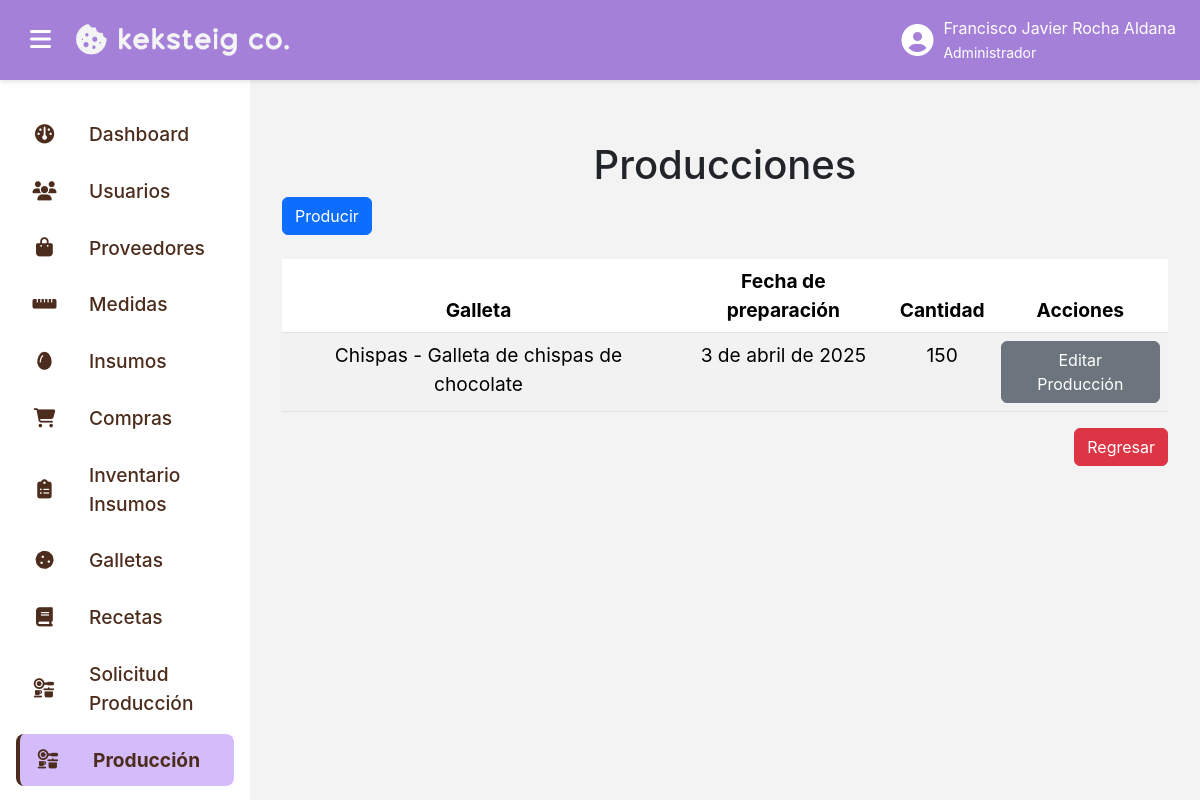
Page /producciones/lista_producciones/ (signed in) on the earlier database version.
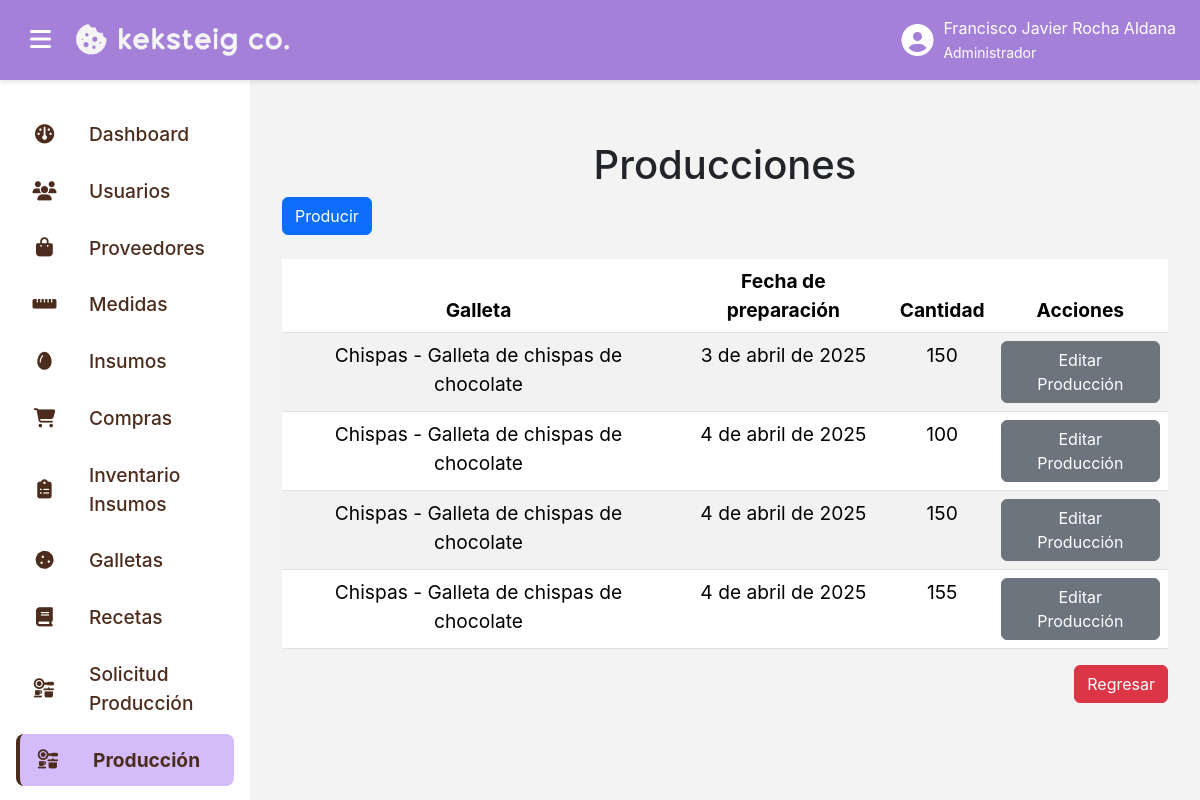
Same page on the later database version.
### producciones_app/models.py (models this page shows, shortened)
class Produccion(models.Model):
    cantidad = models.IntegerField(null=False)
    fecha_preparacion = models.DateTimeField(default=now)
    galleta = models.ForeignKey(Galleta, on_delete=models.CASCADE, null=False, blank=False)

### galletas_app/models.py (models this page shows)
class Galleta(models.Model):
    nombre = models.TextField(max_length=100)
    descripcion = models.TextField(max_length=1000)
    peso_individual = models.DecimalField(decimal_places=3, max_digits=10)
    imagen = models.ImageField(upload_to="Galletas/", null=False, blank=False)
    medida = models.ForeignKey(Medida, on_delete=models.CASCADE, null=False, blank=False)
    def __str__(self):
        return f"{self.nombre} - {self.descripcion}"

### producciones_app/views.py (the view, shortened to what this page needs)
# urls.py: path("lista_producciones/", login_required(ListaProduccionesView.as_view()), name="lista_producciones"),
class ListaProduccionesView(PermissionRequiredMixin, TemplateView):
    permission_required = ["producciones_app.view_Produccion"]
    login_url = "login"
    template_name = "lista_producciones.html"
    def get_context_data(self):
        lista = Produccion.objects.all()
        return {
            "lista": lista
        }

### producciones_app/templates/lista_producciones.html (shortened to what this page needs)
{% extends "base.html" %}
{% load static %}
{% block content %}
<div class="pantalla-completa">
    <div class="menu">
        <h1 class="text-center">
            Producciones
        </h1>
        <a class="btn btn-primary" href="{% url "crear_producciones" 0 %}">
            Producir
        </a>
        <div class="row d-flex mt-4">
            <div class="col-lg-12 col-md-12 col-sm-12 col-12">
                <div class="d-flex align-items-center justify-content-center">
                    <table class="table table-hover table-striped">
                        <thead>
                            <th class="text-center">
                                Galleta
                            </th>
                            <th class="text-center">
                                Fecha de preparaci&oacute;n
                            </th>
                            <th class="text-center">
                                Cantidad
                            </th>
                            <th class="text-center">
                                Acciones
                            </th>
                        </thead>
                        <tbody>
                            {% for item in lista %}
                                <tr>
                                    <td class="text-center">
                                        {{ item.galleta }}
                                    </td>
                                    <td class="text-center">
                                        {{ item.fecha_preparacion|date }}
                                    </td>
                                    <td class="text-center">
                                        {{ item.cantidad }}
                                    </td>
                                    <td class="text-center">
                                        <a class="btn btn-secondary" href="{% url "editar_producciones" item.id %}">
                                            Editar Producci&oacute;n
                                        </a>
                                    </td>
                                </tr>
                            {% endfor %}
                        </tbody>
                    </table>
                </div>
            </div>
        </div>
        <div class="d-flex align-items-center justify-content-end">
            <a class="btn btn-danger" href="{% url "home" %}">
                Regresar
            </a>
        </div>
    </div>
</div>
{% endblock content %}

### templates/base.html (shortened to what the changed rows need)
{% load static %}
<!DOCTYPE html>
<html lang="es">
<head>
    <link rel="stylesheet" href="{% static 'css/bootstrap.min.css' %}">
    <link href="https://cdnjs.cloudflare.com/ajax/libs/font-awesome/6.7.2/css/all.min.css" rel="stylesheet">
    <link rel="stylesheet" href="{% static 'css/styles.css' %}">
</head>
<body>
    <div class="topbar">
        <div class="user-info">
            <span>
                {{ user.first_name }} {{ user.last_name }}
                <br>
                <small>
                    {% for group in user.groups.all %}
                        {{ group.name }}
                    {% empty %}
                        El usuario no pertenece a ningún grupo.
                    {% endfor %}
                </small>
            </span>
        </div>
    </div>
    <div class="sidebar {% if is_sidebar_collapsed %}collapsed{% endif %}" id="sidebar">
        {% for grupo in request.user.groups.all %}
            {% if grupo.name == 'Administrador' %}
                <a href="{% url 'home' %}" class="{% if request.resolver_match.url_name == 'home' %}active{% endif %}">
                    <i class="fa-solid fa-dashboard"></i>
                    <span>
                        Dashboard
                    </span>
                </a>
            {% endif %}
            {% if grupo.name == 'Administrador' %}
                <a href="{% url 'lista_usuarios' %}" class="{% if '/usuarios/' in request.path %}active{% endif %}">
                    <i class="fas fa-users"></i>
                    <span>
                        Usuarios
                    </span>
                </a>
            {% endif %}
            {% if grupo.name == 'Administrador' %}
                <a href="{% url 'lista_proveedores' %}" class="{% if request.resolver_match.url_name == 'lista_proveedores' %}active{% endif %}">
                    <i class="fa-solid fa-bag-shopping"></i>
                    <span>
                        Proveedores
                    </span>
                </a>
            {% endif %}
            {% if grupo.name == 'Administrador' %}
                <a href="{% url 'lista_medidas' %}" class="{% if request.resolver_match.url_name == 'lista_medidas' %}active{% endif %}">
                    <i class="fa-solid fa-ruler-horizontal"></i>
                    <span>
                        Medidas
                    </span>
                </a>
            {% endif %}
            {% if grupo.name == 'Administrador' %}
                <a href="{% url 'lista_insumos' %}" class="{% if request.resolver_match.url_name == 'lista_insumos' %}active{% endif %}">
                    <i class="fa-solid fa-egg"></i>
                    <span>
                        Insumos
                    </span>
                </a>
            {% endif %}
            {% if grupo.name == 'Administrador' %}
                <a href="{% url 'lista_compras' %}" class="{% if request.resolver_match.url_name == 'lista_compras' %}active{% endif %}">
                    <i class="fa-solid fa-cart-shopping"></i>
                    <span>
                        Compras
                    </span>
                </a>
            {% endif %}
            {% if grupo.name == 'Administrador' %}
                <a href="{% url 'lista_inventario' %}" class="{% if request.resolver_match.url_name == 'lista_inventario' %}active{% endif %}">
                    <i class="fa-solid fa-clipboard-list"></i>
                    <span>
                        Inventario Insumos
                    </span>
                </a>
            {% endif %}
            {% if grupo.name == 'Administrador' %}
                <a href="{% url 'lista_galletas' %}" class="{% if request.resolver_match.url_name == 'lista_galletas' %}active{% endif %}">
                    <i class="fa-solid fa-cookie"></i>
                    <span>
                        Galletas
                    </span>
                </a>
            {% endif %}
            {% if grupo.name == 'Administrador' %}
                <a href="{% url 'lista_recetas' %}" class="{% if request.resolver_match.url_name == 'lista_recetas' %}active{% endif %}">
                    <i class="fa-solid fa-book"></i>
                    <span>
                        Recetas
                    </span>
                </a>
            {% endif %}
            {% if grupo.name == 'Administrador' %}
                <a href="{% url 'lista_solicitarproducciones' %}" class="{% if request.resolver_match.url_name == 'lista_solicitarproducciones' %}active{% endif %}">
                    <i class="fa-solid fa-kitchen-set"></i>
                    <span>
                        Solicitud Producción
                    </span>
                </a>
            {% endif %}
            {% if grupo.name == 'Administrador' %}
                <a href="{% url 'lista_producciones' %}" class="{% if request.resolver_match.url_name == 'lista_producciones' %}active{% endif %}">
                    <i class="fa-solid fa-kitchen-set"></i>
                    <span>
                        Producción
                    </span>
                </a>
            {% endif %}
            {% if grupo.name == 'Administrador' %}
                <a href="{% url 'lista_mermas' %}" class="{% if request.resolver_match.url_name == 'lista_mermas' %}active{% endif %}">
                </a>
            {% endif %}
        {% endfor %}
    </div>
    <div class="content">
        {% block content %}
        {% endblock content %}
    </div>
</body>
</html>

Differences in the rows shown:
added Produccion: galleta "Chispas - Galleta de chispas de chocolate", fecha_preparacion "4 de abril de 2025", cantidad "100"
added Produccion: galleta "Chispas - Galleta de chispas de chocolate", fecha_preparacion "4 de abril de 2025", cantidad "150"
added Produccion: galleta "Chispas - Galleta de chispas de chocolate", fecha_preparacion "4 de abril de 2025", cantidad "155"
